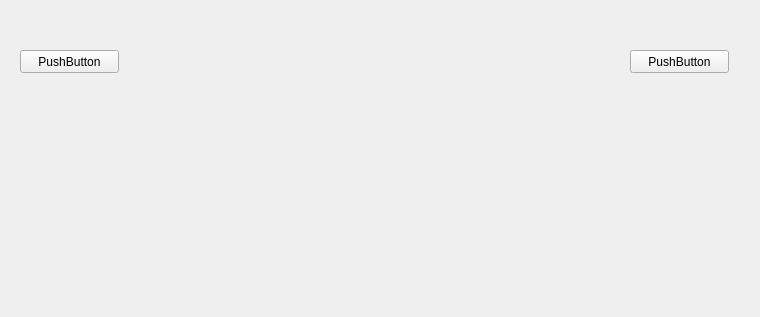
<?xml version="1.0" encoding="UTF-8"?>
<ui version="4.0">
 <class>ControlWidget</class>
 <widget class="QWidget" name="ControlWidget">
  <property name="geometry">
   <rect>
    <x>0</x>
    <y>0</y>
    <width>760</width>
    <height>317</height>
   </rect>
  </property>
  <property name="windowTitle">
   <string>Form</string>
  </property>
  <widget class="QPushButton" name="pushButton">
   <property name="geometry">
    <rect>
     <x>20</x>
     <y>50</y>
     <width>99</width>
     <height>23</height>
    </rect>
   </property>
   <property name="text">
    <string>PushButton</string>
   </property>
  </widget>
  <widget class="QPushButton" name="pushButton_2">
   <property name="geometry">
    <rect>
     <x>630</x>
     <y>50</y>
     <width>99</width>
     <height>23</height>
    </rect>
   </property>
   <property name="text">
    <string>PushButton</string>
   </property>
  </widget>
 </widget>
 <resources/>
 <connections/>
</ui>
